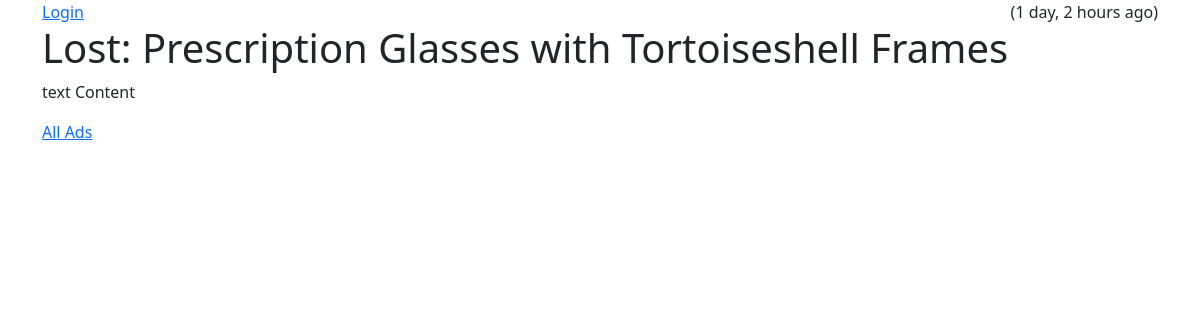
The app's page /ads/ad/2 with its own data.
### ads/models.py (models this page shows, shortened)
class Ad(models.Model):
    title = models.CharField(
            max_length=200,
            validators=[MinLengthValidator(2, "Title must be greater than 2 characters")]
    )
    price = models.DecimalField(max_digits=7, decimal_places=2, null=True)
    text = models.TextField()
    owner = models.ForeignKey(settings.AUTH_USER_MODEL, on_delete=models.CASCADE)
    created_at = models.DateTimeField(auto_now_add=True)
    updated_at = models.DateTimeField(auto_now=True)

### ads/views.py (the view)
# urls.py: path('ad/<int:pk>', views.AdDetailView.as_view(), name='ad_detail'),
class AdDetailView(OwnerDetailView):
    model = Ad

### home/context_processors.py (called while the page is built)
def settings(request):
    return {
        'settings': django_settings,
    }

### ads/templates/ads/ad_detail.html (shortened to what this page needs)
{% extends "base_bootstrap.html" %}
{% load humanize %}
{% block content %}
<span style="float: right;">
({{ ad.updated_at|naturaltime }})
</span>
<h1>{{ ad.title }}</h1>
<p>
{{ ad.text }}
</p>
<p>
<a href="{% url 'ads:all' %}">All Ads</a>
</p>
{% endblock %}

### records on screen
Ad: updated_at "1 day, 2 hours ago", title "Lost: Prescription Glasses with Tortoiseshell Frames", text "text Content"
